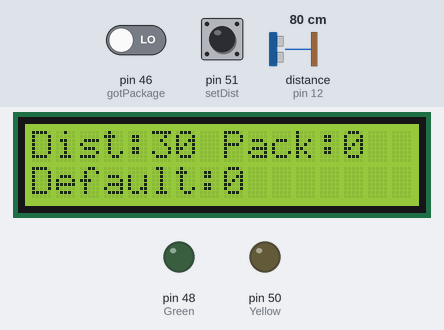
A sketch run on a simulated Arduino Mega 2560, built with avr-gcc and run on an emulated ATmega2560. Parts: 16×2 character LCD, output pins drawn as LEDs (lit = HIGH). Wiring (inferred from the names in the program): ultrasonic range finder: trigger pin 13; echo pin 12. The test bench sets the inputs (shaded band); at power-on: pin 51 (setDist) LOW, distance to the obstacle (sensor on pin 12) 80 cm, pin 46 (gotPackage) LOW. The echo pulse lasts 58.3 µs per cm; pins used as bus, display or sensor lines are not drawn.

Above: at 1.2 s.
1.3 s: pin 51 (setDist) pulled HIGH for 0.3 s
4.6 s: distance to the obstacle (sensor on pin 12) set to 2 cm
At 7.1 s:
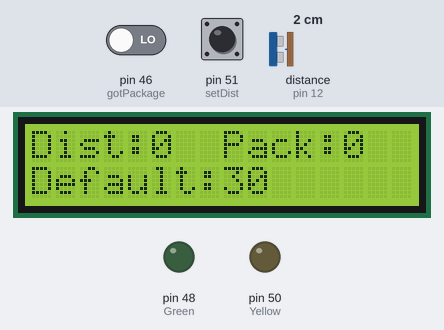
7.6 s: distance to the obstacle (sensor on pin 12) set to 4 cm
At 10.3 s:
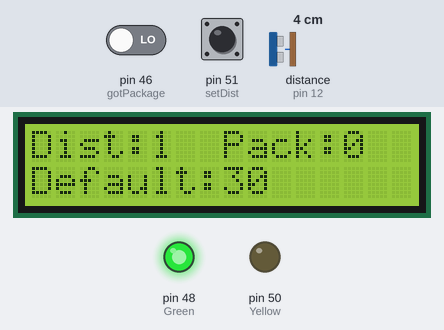
10.6 s: distance to the obstacle (sensor on pin 12) set to 120 cm
At 12.8 s:
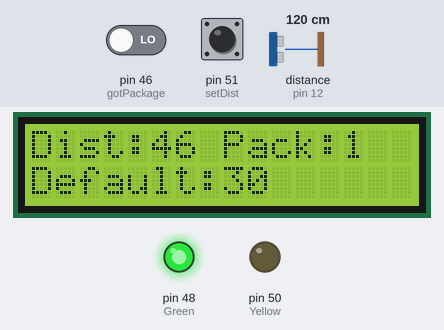
13.6 s: pin 46 (gotPackage) driven HIGH
At 16.3 s:
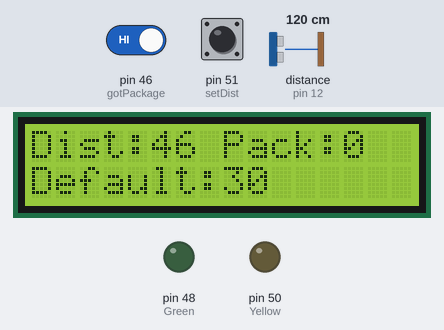
16.6 s: pin 51 (setDist) pulled HIGH for 1 s
At 19.0 s:
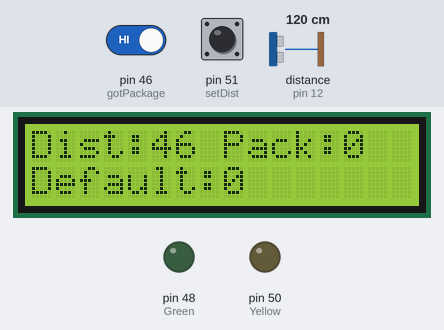
Timing chart, 0 to 20.5 s (numbered marks = the images above; inputs shaded):
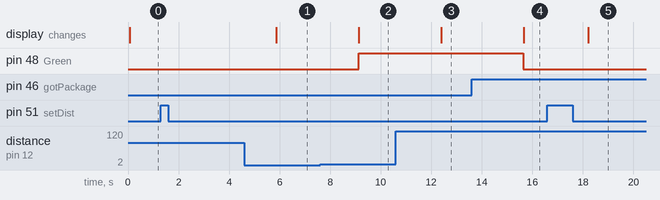

Measured:
- after the input at 1.3 s, every drawn part: stays the same
- after the input at 7.6 s, the display: changes after 1.5 s (image 2)
- after the input at 10.6 s, the display: changes after 1.8 s (image 3)
- after the input at 13.6 s, pin 50 (Yellow): stays LOW (without the input it goes to HIGH after 2.0 s); the display: changes after 2.1 s (image 4)
- after the input at 16.6 s, the display: changes after 1.6 s (image 5)

The sketch:

sketch_mar12a.ino
```cpp
#include <LiquidCrystal.h>
//#include <Servo.h>
#include <SoftwareSerial.h>

//Bluetooth Serial
SoftwareSerial mySerial(8,9); //TX, RX

// Creates an LCD object. Parameters: (rs, enable, d4, d5, ~d6, ~d7)
const int rs = 6, en = 5, d4 = 52, d5 = 53, d6 = 4, d7 = 3;
LiquidCrystal lcd(rs, en, d4, d5, d6, d7);

//Ultra Sonic Sensor
const int trigPin = 13;
const int echoPin = 12;

//Servo and Degrees
const int servPin = 2;
const int analogPin = A15;
double degree = 0;
//Servo serv;

//LCD Calculation
long duration;
int distance;
int distD,distP = 0;

//LED pins
const int Yellow = 50;
const int Green = 48;

//Set Buttons
const int setDist = 51;
const int gotPackage = 46;

int timer = 0;
//bool packageSet = false;

void setup()
{
  // Ultra Sonic
  pinMode(trigPin, OUTPUT); // Sets the trigPin as an Output
  pinMode(echoPin, INPUT); // Sets the echoPin as an Input

  //Variable Resister Servo
  pinMode(analogPin,INPUT);
  //serv.attach(servPin);

  //LCD
  lcd.begin(16,2);

  //Set Buttons
  pinMode(gotPackage, INPUT);
  pinMode(setDist, INPUT);

  //LED Pins
  pinMode(Yellow, OUTPUT);
  pinMode(Green, OUTPUT);

  //Serial
  Serial.begin(9600);

}
void setDefDist()
{
    while(digitalRead(setDist) == HIGH)//Reset Distance
    {
      if(timer == 3)
      {
        break;
      }
      timer++;
      delay(3000);
    }
    if(timer == 3)
    {
      distD = 0;
      timer = 0;
    }
    else if(distD == 0 and timer < 2)
    {
      distD = distance;
      timer = 0;
    }
    delay(1500);
}
void setPackage()
{
  while(distD > distance)
    {
      if(timer == 3)
      {
        digitalWrite(Green,HIGH);
        digitalWrite(Yellow,LOW);
        //serv.write(108);
        distP = distance;
        timer = 0;
        //Package Available
        mySerial.println(1);
        break;
      }
      timer++;
      delay(1000);
    }
}
void packageFinder()
{
  while(distP < distance)
    {
      if(timer == 3)
      {
        digitalWrite(Green,LOW);
        digitalWrite(Yellow,HIGH);
        //Package Taken
        mySerial.println(2);
        break;
      }
      timer++;
      delay(1000);
    }
}
void LcdDisp()
{
  lcd.clear();
  lcd.setCursor(0,0); // Sets the location at which subsequent text written to the LCD will be displayed
  lcd.print("Dist:"); // Prints string "Distance" on the LCD
  lcd.print(distance); // Prints the distance value from the sensor
  lcd.setCursor(0,1);
  lcd.print("Default:");
  lcd.print(distD);
  lcd.setCursor(8,0);
  lcd.print("Pack:");
  lcd.print(distP);
  delay(250);
}
void ultraSen()
{
  // put your main code here, to run repeatedly:
  digitalWrite(trigPin, LOW);
  delayMicroseconds(2);

  // Sets the trigPin on HIGH state for 10 micro seconds
  digitalWrite(trigPin, HIGH);
  delayMicroseconds(10);
  digitalWrite(trigPin, LOW);

  // Reads the echoPin, returns the sound wave travel time in microseconds
  duration = pulseIn(echoPin, HIGH);

  // Calculating the distance
  distance = duration*0.0133/2;
}
void loop() {
  // put your main code here, to run repeatedly:
  if(digitalRead(setDist) == HIGH)
  {
    setDefDist();
  }
  if(distD > distance and distD != 0)
  {
    setPackage();
  }
  if(distP < distance and distP !=0 and digitalRead(Yellow) == LOW)
  {
    packageFinder();
  }
  if(digitalRead(gotPackage) == HIGH and distP != 0)
  {
    digitalWrite(Green,LOW);
    digitalWrite(Yellow,LOW);
    distP = 0;
  }
  ultraSen();
  LcdDisp();

}
```
